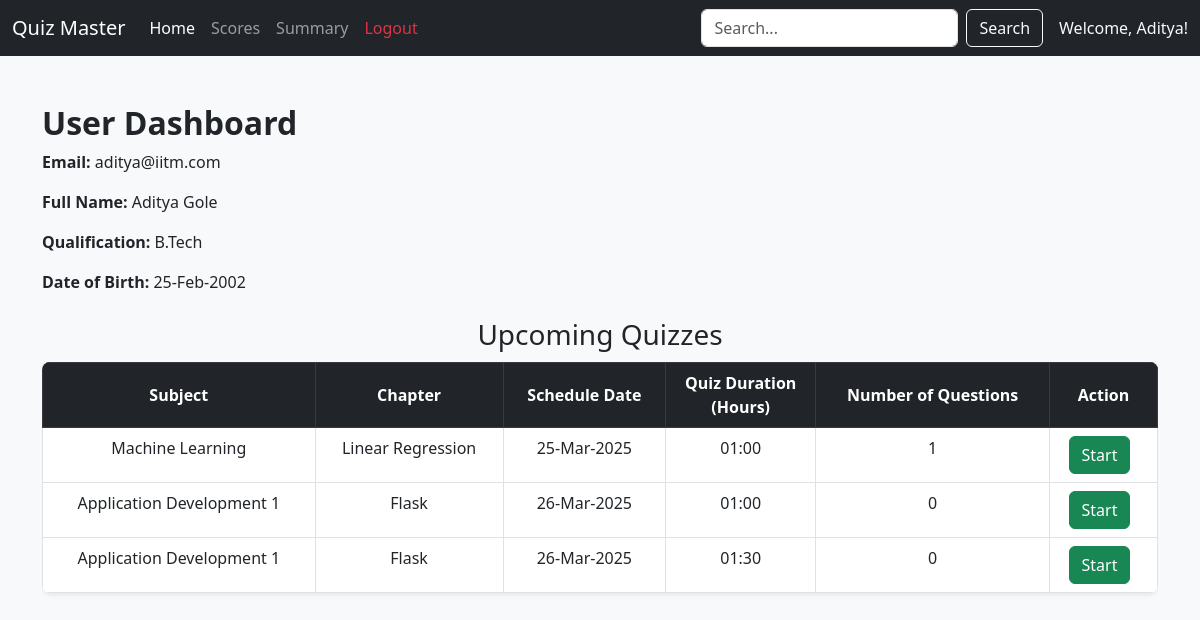
Page /user_dash on the committed database.
### applications/models.py (models this page shows)
class User(db.Model):
    id = db.Column(db.Integer, primary_key=True)
    username = db.Column(db.String(), unique=True, nullable=False)
    email = db.Column(db.String(), unique=True, nullable=False)
    password = db.Column(db.String(), nullable=False)
    full_name = db.Column(db.String(), nullable=False)
    qualification = db.Column(db.String(), nullable=False)
    dob = db.Column(db.Date, nullable=False)
    role = db.Column(db.String(), nullable=False, default='user')  # 'admin' or 'user'

class Quiz(db.Model):
    id = db.Column(db.Integer, primary_key=True)
    chapter_id = db.Column(db.Integer, db.ForeignKey('chapter.id'), nullable=False)
    chapter = db.relationship('Chapter', backref='quizzes', lazy=True)  # <-- Added this line
    date_of_quiz = db.Column(db.Date, nullable=False)
    time_duration = db.Column(db.String(5), nullable=False)
    remarks = db.Column(db.Text, nullable=True)
    num_questions = db.Column(db.Integer, nullable=False, default=0)
    questions = db.relationship('Question', backref='quiz', lazy=True)

class Subject(db.Model):
    id = db.Column(db.Integer, primary_key=True)
    name = db.Column(db.String(), unique=True, nullable=False)
    description = db.Column(db.Text, nullable=True)

class Chapter(db.Model):
    id = db.Column(db.Integer, primary_key=True)
    name = db.Column(db.String(), nullable=False)
    description = db.Column(db.Text, nullable=True)
    num_questions = db.Column(db.Integer, nullable=False, default=0)
    subject_id = db.Column(db.Integer, db.ForeignKey('subject.id', ondelete="CASCADE"), nullable=False)
    subject = db.relationship('Subject', backref=db.backref('chapters', lazy=True, cascade="all, delete"))

### applications/controllers.py (the view)
@app.route('/user_dash')
def user_dash():
    quizzes = Quiz.query.all()  # Fetch all quizzes
    user = User.query.filter_by(role='user').first()  # Get the logged-in user
    for quiz in quizzes:
        quiz.num_questions = len(quiz.questions)  # Force load questions
    return render_template('user_dash.html', quizzes=quizzes, this_user=user)

### templates/user_dash.html (shortened to what this page needs)
<!DOCTYPE html>
<html lang="en">
<head>
    <link href="https://cdn.jsdelivr.net/npm/bootstrap@5.3.0/dist/css/bootstrap.min.css" rel="stylesheet">
    <link rel="stylesheet" href="/static/style.css">
</head>
<body>
    <nav class="navbar navbar-expand-lg navbar-dark bg-dark">
        <div class="container-fluid">
            <a class="navbar-brand" href="#">Quiz Master</a>
            <div class="collapse navbar-collapse" id="navbarNav">
                <ul class="navbar-nav me-auto">
                    <li class="nav-item">
                        <a class="nav-link active" href="/user_dash">Home</a>
                    </li>
                    <li class="nav-item">
                        <a class="nav-link" href="#">Scores</a>
                    </li>
                    <li class="nav-item">
                        <a class="nav-link" href="#">Summary</a>
                    </li>
                    <li class="nav-item">
                        <a class="nav-link text-danger" href="/login">Logout</a>
                    </li>
                </ul>
                <form class="d-flex">
                    <input class="form-control me-2" type="search" placeholder="Search..." aria-label="Search">
                    <button class="btn btn-outline-light" type="submit">Search</button>
                </form>
                <span class="navbar-text ms-3 text-light">
                    Welcome, {{ this_user.username }}!
                </span>
            </div>
        </div>
    </nav>
    <div class="container mt-5">
        <h2>User Dashboard</h2>
        <p><strong>Email:</strong> {{ this_user.email }}</p>
        <p><strong>Full Name:</strong> {{ this_user.full_name }}</p>
        <p><strong>Qualification:</strong> {{ this_user.qualification }}</p>
        <p><strong>Date of Birth:</strong> {{ this_user.dob.strftime('%d-%b-%Y') }}</p>
        <h3 class="mt-4" style="text-align: center; margin-bottom: 10px;">Upcoming Quizzes</h3>
        <div class="table-responsive">
            <table class="table table-bordered table-hover rounded-3 shadow-sm overflow-hidden text-center">
                <thead class="table-dark">
                    <tr>
                        <th class="text-center align-middle">Subject</th>
                        <th class="text-center align-middle">Chapter</th>
                        <th class="text-center align-middle">Schedule Date</th>
                        <th class="text-wrap" style="width: 150px;">Quiz Duration (Hours)</th>
                        <th class="text-center align-middle">Number of Questions</th>
                        <th class="text-center align-middle">Action</th>
                    </tr>
                </thead>
                <tbody>
                <tbody>
                    {% for quiz in quizzes %}
                    <tr>
                        <td>{{ quiz.chapter.subject.name }}</td>
                        <td>{{ quiz.chapter.name }}</td>
                        <td>{{ quiz.date_of_quiz.strftime('%d-%b-%Y') }}</td>
                        <td>{{ quiz.time_duration }}</td>
                        <td>{{ quiz.questions|length }}</td>
                        <td>
                            <a href="/start_quiz/{{ quiz.id }}" class="btn btn-success me-2">Start</a>
                        </td>
                    </tr>
                    {% endfor %}
                </tbody>
            </table>
        </div>
    </div>
</body>
</html>

### static/style.css (style rules this page uses)
body { background-color: #f8f9fa; }
h2 { font-weight: bold; }

### rows in the picture
User: username "Aditya", email "aditya@iitm.com", full_name "Aditya Gole", qualification "B.Tech", dob "25-Feb-2002"
Quiz: chapter.subject.name "Machine Learning", chapter.name "Linear Regression", date_of_quiz "25-Mar-2025", time_duration "01:00", questions|length "1"
Quiz: chapter.subject.name "Application Development 1", chapter.name "Flask", date_of_quiz "26-Mar-2025", time_duration "01:00", questions|length "0"
Quiz: chapter.subject.name "Application Development 1", chapter.name "Flask", date_of_quiz "26-Mar-2025", time_duration "01:30", questions|length "0"
